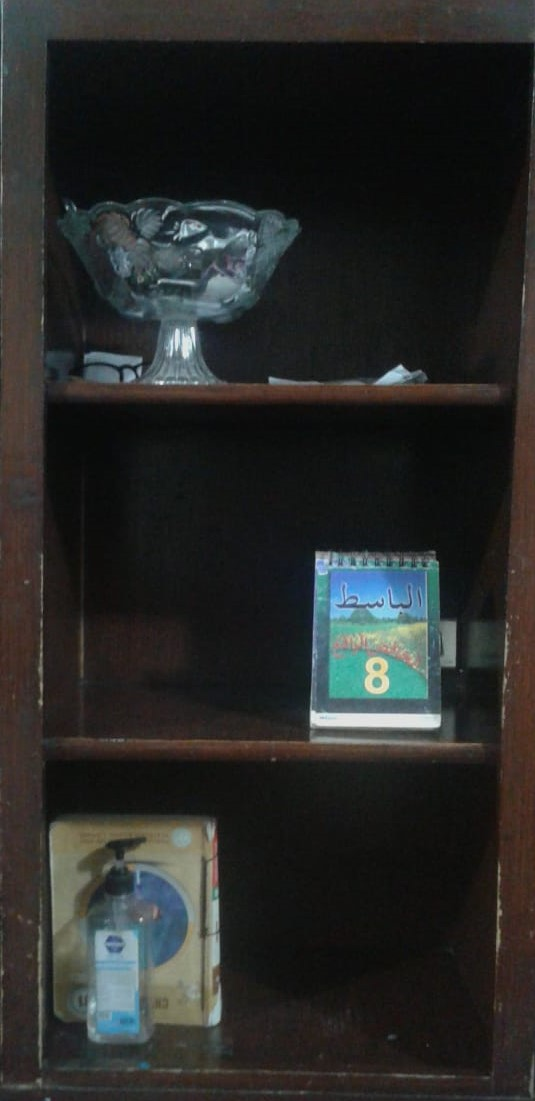
#> input picture Identifying-Empty-Sections-in-Store-Shelf/in4.jfif, 535 x 1101 px
$ python run.py
#> lines starting #> are read from the running program, lines starting #| are printed output that depends on the picture; after the words box and inside, x2 and y2 are one past the last pixel; in counts of white or black regions, pixels touching at a corner belong together
### Identifying-Empty-Sections-in-Store-Shelf/nonmaxsupression/nms.py
# import the necessary packages
import numpy as np

# Malisiewicz et al.
def non_max_suppression_fast(boxes, overlapThresh):
	# if there are no boxes, return an empty list
	if len(boxes) == 0:
		return []

	# if the bounding boxes integers, convert them to floats --
	# this is important since we'll be doing a bunch of divisions
	if boxes.dtype.kind == "i":
		boxes = boxes.astype("float")

	# initialize the list of picked indexes
	pick = []

	# grab the coordinates of the bounding boxes
	x1 = boxes[:,0]
	y1 = boxes[:,1]
	x2 = boxes[:,2]
	y2 = boxes[:,3]

	# compute the area of the bounding boxes and sort the bounding
	# boxes by the bottom-right y-coordinate of the bounding box
	area = (x2 - x1 + 1) * (y2 - y1 + 1)
	idxs = np.argsort(y2)

	# keep looping while some indexes still remain in the indexes
	# list
	while len(idxs) > 0:
		# grab the last index in the indexes list and add the
		# index value to the list of picked indexes
		last = len(idxs) - 1
		i = idxs[last]
		pick.append(i)

		# find the largest (x, y) coordinates for the start of
		# the bounding box and the smallest (x, y) coordinates
		# for the end of the bounding box
		xx1 = np.maximum(x1[i], x1[idxs[:last]])
		yy1 = np.maximum(y1[i], y1[idxs[:last]])
		xx2 = np.minimum(x2[i], x2[idxs[:last]])
		yy2 = np.minimum(y2[i], y2[idxs[:last]])

		# compute the width and height of the bounding box
		w = np.maximum(0, xx2 - xx1 + 1)
		h = np.maximum(0, yy2 - yy1 + 1)

		# compute the ratio of overlap
		overlap = (w * h) / area[idxs[:last]]

		# delete all indexes from the index list that have
		idxs = np.delete(idxs, np.concatenate(([last],
			np.where(overlap > overlapThresh)[0])))

	# return only the bounding boxes that were picked using the
	# integer data type
	return boxes[pick].astype("int")

### Identifying-Empty-Sections-in-Store-Shelf/run.py
import cv2 as cv
import numpy as np

import matplotlib.pyplot as plt
#Loading the template and input image
img_bgr = cv.imread('in4.jfif')
#> img_bgr is the input picture: shape (1101, 535, 3); mean B, G, R 40.7, 42.2, 40.9
img_gray = cv.cvtColor(img_bgr, cv.COLOR_BGR2GRAY)
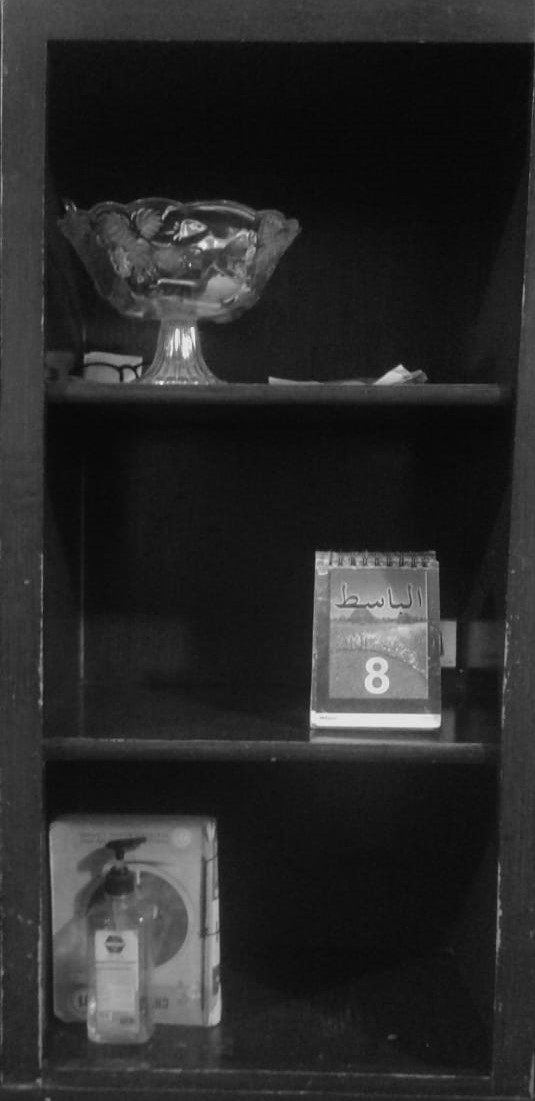
#> img_gray: shape (1101, 535); min 6, max 243, mean 41.6
template = cv.imread('Template4.jfif',0)
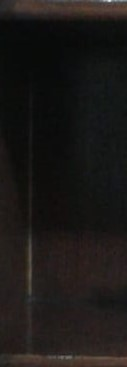
#> input picture Identifying-Empty-Sections-in-Store-Shelf/Template4.jfif, 127 x 367 px
#> template: shape (367, 127); min 8, max 239, mean 25.4

#Fetching the height and width of the template
w, h = template.shape[::-1]
#> w = 127; h = 367

#Template matching
res = cv.matchTemplate(img_gray,template,cv.TM_CCOEFF_NORMED)
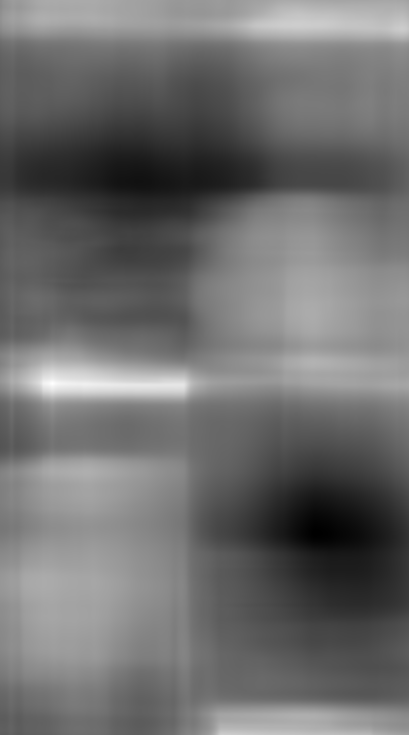
#> res: shape (735, 409) float32; min -0.648, max 0.998, mean 0.0632; drawn with min black and max white

#Defining the treshold value for which matching templates would be filtered
threshold = 0.6
loc = np.where( res >= threshold)
#> loc = 5234 positions, rows 13 to 734, columns 28 to 408

#Creating a list of the predicted bounding boxes with their start and end coordinates
boundingBoxes = []
for pt in zip(*loc[::-1]):
    boundingBoxes.append([pt[0], pt[1], (pt[0] + w), (pt[1] + h)])
#> this loop made 5234 passes
#> pt on passes 1 to 3: (292, 13), (293, 13), (294, 13)
#> after the loop, boundingBoxes = 5234 items, first 6: [292, 13, 419, 380], [293, 13, 420, 380], [294, 13, 421, 380], [295, 13, 422, 380], [296, 13, 423, 380], [297, 13, 424, 380]

boxes = np.array(boundingBoxes)

from nonmaxsupression.nms import non_max_suppression_fast

#Implementing non-maximum supression on the bounding boxes predicted by template matching

pick = non_max_suppression_fast(boxes, 0.3)
#> in non_max_suppression_fast, `x1 = boxes[:,0]`: x1 = 5234 values, max 408 at index 894, min 28 at index 2777, mean 174.2
#> in non_max_suppression_fast, `y1 = boxes[:,1]`: y1 = 5234 values from 13 to 734
#> in non_max_suppression_fast, `x2 = boxes[:,2]`: x2 = 5234 values, max 535 at index 894, min 155 at index 2777, mean 301.2
#> in non_max_suppression_fast, `y2 = boxes[:,3]`: y2 = 5234 values from 380 to 1101
#> in non_max_suppression_fast, `area = (x2 - x1 + 1) * (y2 - y1 + 1)`: area = 5234 values from 47104 to 47104
#> in non_max_suppression_fast, `idxs = np.argsort(y2)`: idxs = 5234 values, max 5233 at index 5233, min 0 at index 0, mean 2616.5
#> the loop in non_max_suppression_fast, `while len(idxs) > 0:` made 5 passes
#> (last, i) on passes 1 to 5: (5233, 5233), (5062, 5062), (2453, 5051), (1589, 1587), (763, 1532)
#> after the loop in non_max_suppression_fast, `while len(idxs) > 0:`: idxs = empty array; pick = [5233, 5062, 5051, 1587, 1532]
#> pick = [[299, 734, 426, 1101], [52, 396, 179, 763], [182, 394, 309, 761], [401, 33, 528, 400], [301, 30, 428, 397]]
print(f"Total Boxes = {len(pick)}" )
#| Total Boxes = 5
i = 1
# loop over the picked bounding boxes and draw them
for (startX, startY, endX, endY) in pick:
    cv.rectangle(img_bgr, (startX, startY), (endX, endY), (255, 0, 0), 8)
    #cv.putText(img_rgb, 'OpenCV', org, font,
                   #fontScale, color, 10, cv.LINE_AA)

    cv.putText(img_bgr, str(i), (startX, startY), cv.FONT_HERSHEY_SIMPLEX,
                   1, (0, 255, 0), 10, cv.LINE_AA)

    # print("Detected empty shelf {0} is at location xmin={1}, ymin={2}, xmax={3}, ymax={4}".format(i,startX,startY,endX,endY))
    i += 1
#> this loop made 5 passes
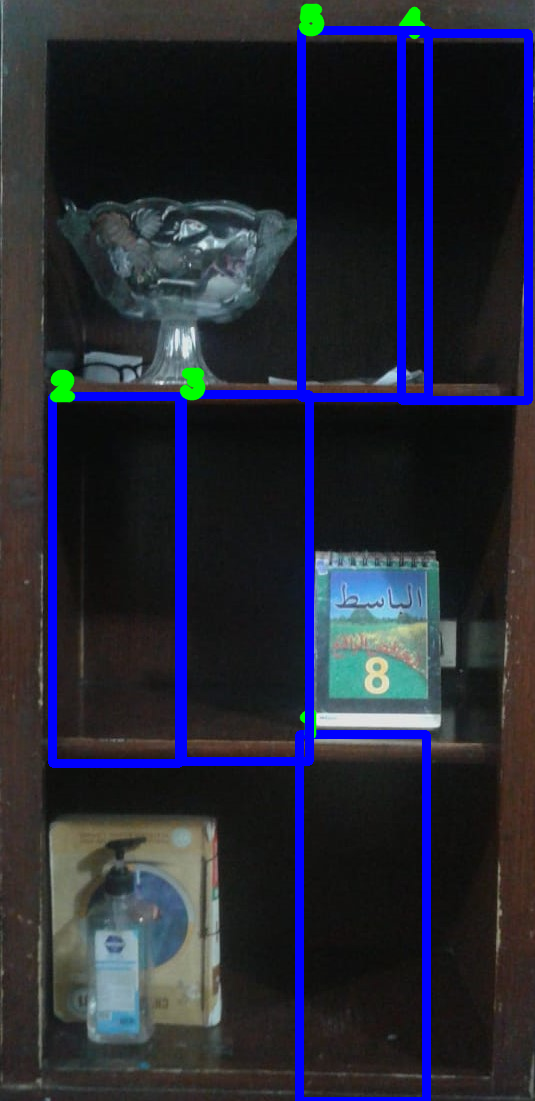
#> img_bgr: shape (1101, 535, 3); 7.25% of pixels changed, all inside (x1, y1, x2, y2) = (48, 3, 533, 1101)
#> after the loop, i = 6
plt.imshow(img_bgr)
cv.imwrite('OutputImage.jpg', img_bgr)
